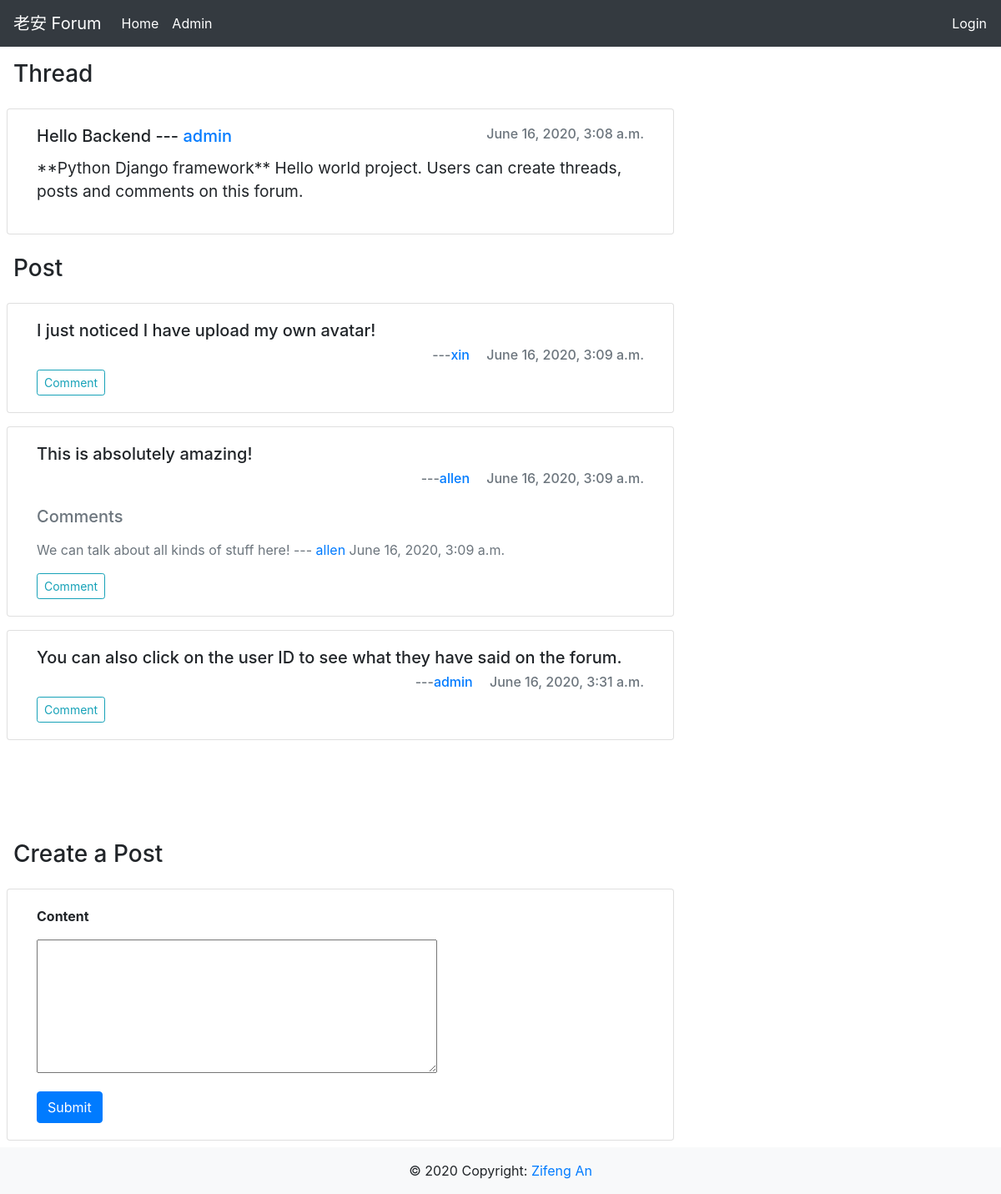
The app's page /forum/thread/1/ with its own data.
### forum/models.py (models this page shows, shortened)
class Threads(models.Model):
    author = models.ForeignKey(ForumUser, on_delete=models.CASCADE, related_name='threads',
                               related_query_name='threads')
    date_created = models.DateTimeField(auto_now_add=True)
    title = models.TextField()
    content = models.TextField()

class ForumUser(models.Model):
    user = models.OneToOneField(User, on_delete=models.CASCADE, related_name='forum_user',
                                related_query_name='forum_user')
    picture = models.ImageField(default='avatar.jpg')  #default="discord.png"
    date_created = models.DateTimeField(auto_now_add=True)
    def __str__(self):
        return self.user.username

class Posts(models.Model):
    author = models.ForeignKey(ForumUser, on_delete=models.CASCADE, related_name='posts',
                               related_query_name='posts')
    thread = models.ForeignKey(Threads, on_delete=models.CASCADE, related_name='posts',
                               related_query_name='posts')
    date_created = models.DateTimeField(auto_now_add=True)
    content = models.TextField()

class Comments(models.Model):
    author = models.ForeignKey(ForumUser, on_delete=models.CASCADE, related_name='comments',
                               related_query_name='comments')
    post = models.ForeignKey(Posts, on_delete=models.CASCADE, related_name='comments',
                             related_query_name='comments')
    date_created = models.DateTimeField(auto_now_add=True)
    content = models.TextField()

### forum/views.py (the view, shortened to what this page needs)
# urls.py: path('thread/<str:pk>/', views.create_post, name="createPost"),
def create_post(request, pk):
    form = PostForm()
    thread = Threads.objects.get(pk=pk)
    posts = thread.posts.all()
    context = {'form': form, 'thread': thread, 'posts': posts}
    return render(request, 'forum/createPost.html', context)

### forum/forms.py
class PostForm(ModelForm):
    class Meta:
        model = Posts
        fields = ['content']

### forum/templates/forum/createPost.html (shortened to what this page needs)
{% extends 'forum/layout.html' %}
{% block content %}
    <div style="display: flex;flex-direction: column">
        <div class="h3 m-3 " id="thread{{ thread.id }}">Thread</div>
        <div class="card m-2 col-8">
            <div class="card-body">
                <div style="display: flex;flex-direction: row;justify-content: space-between;">
                    <h5 class="card-title">{{ thread.title }} --- <a style="text-decoration: none"
                                                                     href="{% url 'forum:profile' thread.author.id %}">{{ thread.author }}</a>
                    </h5>
                    <h6 class="mb-2 text-muted">{{ thread.date_created }}</h6>
                </div>
                <p style="font-size: 1.2em" class="card-text" id="threadContent">{{ thread.content }}</p>
            </div>
        </div>
        <div class="h3 m-3 ">
            Post
        </div>
        {% if posts %}
            {% for post in posts %}
                <div class="card m-2 col-8">
                    <div class="card-body">
                        <div style="display: flex;flex-direction: column;">
                            <h5 class="card-text"><span id="post{{ post.id }}">{{ post.content }}</span>
                            </h5>
                            <h6 style="display: flex;flex-direction: row;justify-content: flex-end"
                                class="mb-2 text-muted"> --- <a style="text-decoration: none"
                                                                href="{% url 'forum:profile' post.author.id %}">{{ post.author }}</a>&emsp; {{ post.date_created }}
                            </h6>
                        </div>
                        {% if post.comments.all %}
                            <div class="h5 mt-3 mb-2 text-muted">
                                Comments
                            </div>
                            {% for comment in post.comments.all %}
                                <p class="card-text text-muted"
                                   style="color: lightgrey; margin: 1em 0"><span
                                        id="comment{{ comment.id }}">{{ comment.content }}</span>
                                    --- <a style="text-decoration: none"
                                           href="{% url 'forum:profile' comment.author.id %}">{{ comment.author }}</a> {{ comment.date_created }}
                                </p>
                            {% endfor %}
                        {% endif %}
                        <button id="{{ post.id }}" type="button" class="btn btn-outline-info btn-sm" data-toggle="modal"
                                data-target="#commentModal{{ post.id }}">
                            Comment
                        </button>
                    </div>
                </div>
            {% endfor %}
        {% else %}
            <div class="h5 m-4">
                No Posts yet!
            </div>
        {% endif %}
        <br><br><br><br>
        <div class="h3 m-3 ">
            Create a Post
        </div>
        <div class="card p-8 m-2 col-8">
            <div class="card-body">
                <form action="" method="POST">
                    <div style="font-weight: bold">Content</div>
                    <div class="my-3" style="width: 40vw">{{ form.content }}</div>
                    <div>
                        <input class="btn btn-primary" type="submit" value="Submit">
                    </div>
                </form>
            </div>
        </div>
    </div>
{% endblock %}

### forum/templates/forum/createPost.html (style rules this page uses)
textarea { width: 40vw; height: 10em; }

### records on screen
Threads: title "Hello Backend", author "admin", date_created "June 16, 2020, 3:08 a.m.", content "**Python Django framework** Hello world project. Users can create threads, posts and comments on this forum."
Posts: content "I just noticed I have upload my own avatar!", author "xin", date_created "June 16, 2020, 3:09 a.m."
Posts: content "This is absolutely amazing!", author "allen", date_created "June 16, 2020, 3:09 a.m."
Comments: content "We can talk about all kinds of stuff here!", author "allen", date_created "June 16, 2020, 3:09 a.m."
Posts: content "You can also click on the user ID to see what they have said on the forum.", author "admin", date_created "June 16, 2020, 3:31 a.m."
